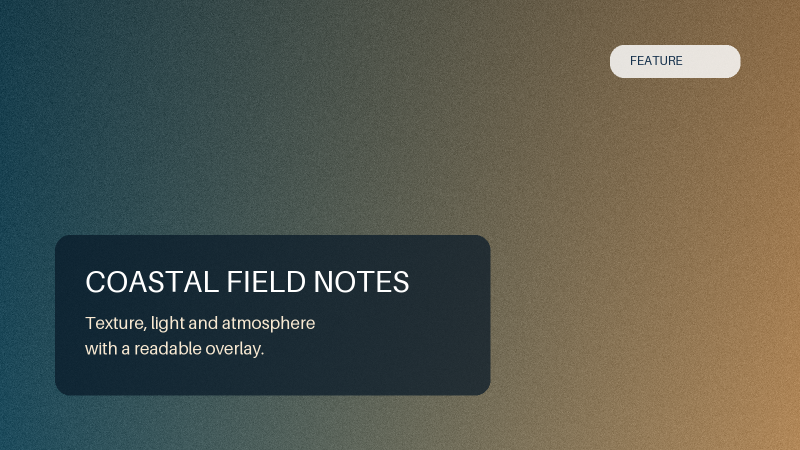
#> input picture benchmark/corpus/05-photo-overlay.png, 1600 x 900 px (shown at 1/2 size)
$ python lama_worker.py --image ../../../benchmark/corpus/05-photo-overlay.png --mask ../../../benchmark/corpus/01-zh-courseware.png --output out.png
#> lines starting #> are read from the running program, lines starting #| are printed output that depends on the picture; after the words box and inside, x2 and y2 are one past the last pixel; in counts of white or black regions, pixels touching at a corner belong together
### skills/image-to-psd/scripts/lama_inpaint.py
"""LaMa adapter for repairing large masked image regions."""

from __future__ import annotations

import importlib
import sys
from pathlib import Path

import numpy as np
from PIL import Image

_MODULE_ROOT = str(Path(__file__).resolve().parent.parent)
if not sys.path or sys.path[0] != _MODULE_ROOT:
    while _MODULE_ROOT in sys.path:
        sys.path.remove(_MODULE_ROOT)
    sys.path.insert(0, _MODULE_ROOT)

from scripts.runtime_model_paths import (
    RuntimeModelPathError,
    resolve_runtime_model_path,
)
from scripts.worker_resources import run_isolated_worker


class LargeMaskInpaintError(RuntimeError):
    """Raised when LaMa cannot repair a large masked region."""


_MODEL = None


# [50 lines left out: functions _dependency_error, resolve_lama_checkpoint, _prepare_image_and_mask, not called in this run]


class _BigLama:
    # [38 lines left out: functions __init__, __call__, not called in this run]


def _create_model():
    try:
        torch = importlib.import_module("torch")
    except ModuleNotFoundError as exc:
        raise _dependency_error("LaMa dependency is unavailable.") from exc
    device = torch.device("cuda" if torch.cuda.is_available() else "cpu")
    return _BigLama(resolve_lama_checkpoint(), device)


def _get_model():
    global _MODEL
    if _MODEL is None:
        try:
            _MODEL = _create_model()
        except LargeMaskInpaintError:
            raise
        except Exception as exc:
            raise _dependency_error("LaMa model initialization failed.") from exc
    return _MODEL


def release_model() -> None:
    global _MODEL
    _MODEL = None


# [29 lines left out: function inpaint_large_mask_isolated, not called in this run]


def inpaint_large_mask(image: np.ndarray, mask: np.ndarray) -> np.ndarray:
    """Repair a large mask with LaMa while preserving every unmasked pixel."""
    source = np.asarray(image)
    removal = np.asarray(mask)
    if source.ndim != 3 or source.shape[2] != 3:
        raise ValueError("image must be an RGB array with shape (H, W, 3)")
    if removal.ndim != 2 or removal.shape != source.shape[:2]:
        raise ValueError("mask must match the image height and width")

    source = source.astype(np.uint8, copy=False)
    binary = (removal > 0).astype(np.uint8) * 255
    model = _get_model()
    try:
        repaired = model(
            Image.fromarray(source, mode="RGB"),
            Image.fromarray(binary, mode="L"),
        )
        repaired = np.asarray(repaired, dtype=np.uint8)
    except Exception as exc:
        raise LargeMaskInpaintError("LaMa inference failed.") from exc

    if repaired.ndim != 3 or repaired.shape[2] != source.shape[2]:
        raise LargeMaskInpaintError(
            f"LaMa returned shape {repaired.shape}, expected {source.shape}."
        )
    source_height, source_width = source.shape[:2]
    padded_height = ((source_height + 7) // 8) * 8
    padded_width = ((source_width + 7) // 8) * 8
    actual_spatial = repaired.shape[:2]
    allowed_spatial = (
        (source_height, source_width),
        (padded_height, padded_width),
    )
    if actual_spatial not in allowed_spatial:
        raise LargeMaskInpaintError(
            f"LaMa returned invalid spatial shape: actual={actual_spatial}, "
            f"allowed={allowed_spatial}."
        )
    repaired = repaired[:source_height, :source_width]
    if repaired.shape != source.shape:
        raise LargeMaskInpaintError(
            f"LaMa returned shape {repaired.shape}, expected {source.shape}."
        )

    output = repaired.copy()
    output[binary == 0] = source[binary == 0]
    return output

### skills/image-to-psd/scripts/lama_worker.py
from __future__ import annotations

import argparse
from pathlib import Path

import numpy as np
from PIL import Image

from lama_inpaint import inpaint_large_mask


def main() -> int:
    parser = argparse.ArgumentParser()
    parser.add_argument("--image", required=True)
    parser.add_argument("--mask", required=True)
    parser.add_argument("--output", required=True)
    args = parser.parse_args()

    with Image.open(args.image) as stored_image:
#> stored_image is the input picture: PIL image 1600x900 RGB; mean R, G, B 85.9, 88.4, 78.1
        image = np.asarray(stored_image.convert("RGB")).copy()
    with Image.open(args.mask) as stored_mask:
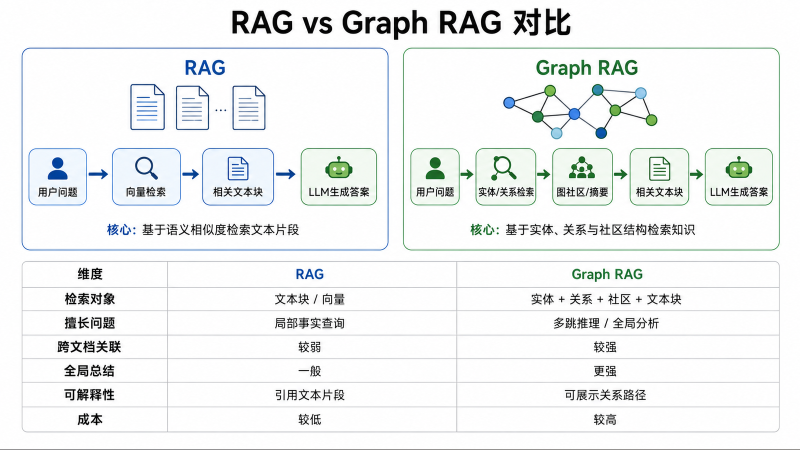
#> input picture benchmark/corpus/01-zh-courseware.png, 1600 x 900 px (shown at 1/2 size)
#> stored_mask is the input picture: PIL image 1600x900 RGB; mean R, G, B 239, 241.2, 241.2
        mask = np.asarray(stored_mask.convert("L")).copy()
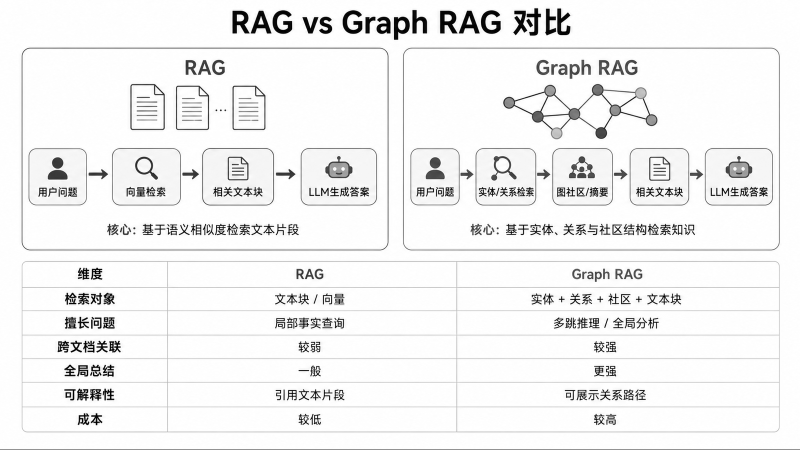
#> mask: shape (900, 1600) (shown at 1/2 size); min 0, max 255, mean 240.5
    repaired = inpaint_large_mask(image, mask)
#> in inpaint_large_mask, `binary = (removal > 0).astype(np.uint8) * 255`:
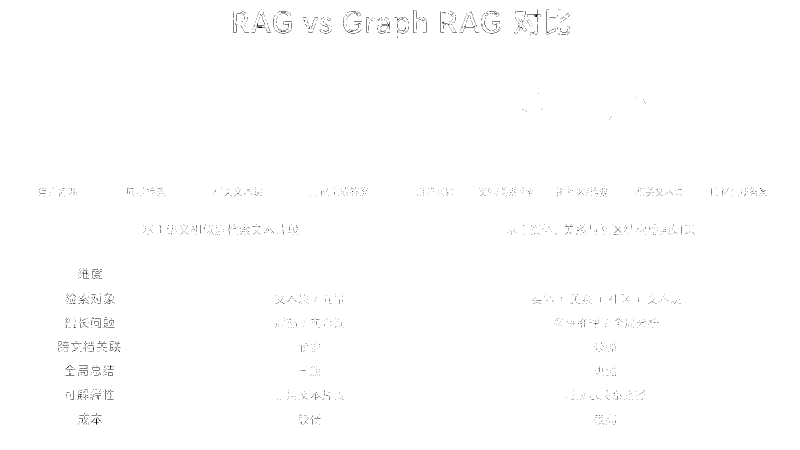
#> binary: shape (900, 1600) (shown at 1/2 size); 99.6% white; black in thin lines or dots, all inside (x1, y1, x2, y2) = (78, 18, 1534, 850)
    Image.fromarray(repaired, mode="RGB").save(Path(args.output))
    return 0


if __name__ == "__main__":
#> (the run stopped early here; a loop or call above may not have finished)
